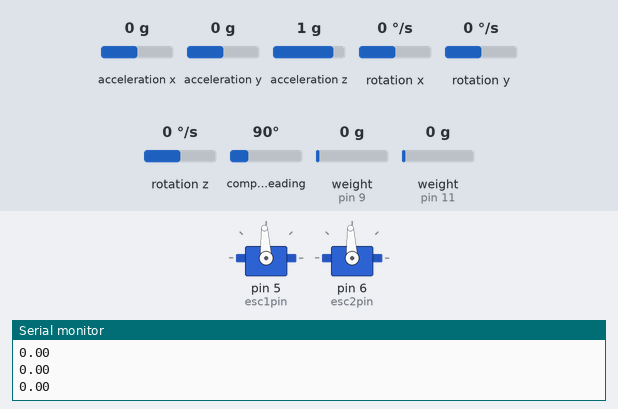
Recording of a sketch running on a simulated Arduino Uno, built with avr-gcc and run on an emulated ATmega328P. On the bench: 2 × servo, the last lines printed to the serial monitor. The test bench sets the inputs (shaded band); at power-on: weight on the scale (sensors on pin 9, pin 11) 0 g, acceleration x 0 g, acceleration y 0 g, acceleration z 1 g, rotation x 0 °/s, rotation y 0 °/s, rotation z 0 °/s, compass heading 90°.

Above: at 8.2 s.
8.3 s: weight on the scale (sensor on pin 9) set to 355 g
9.8 s: weight on the scale (sensor on pin 9) set to 426 g
At 10.8 s:
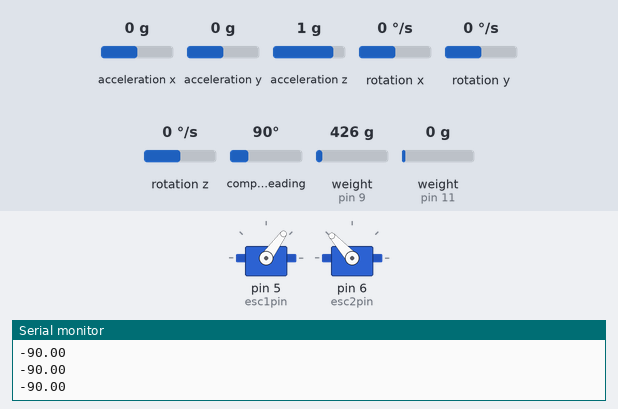
Timing chart, 0 to 12.8 s (numbered marks = the images above; inputs shaded):
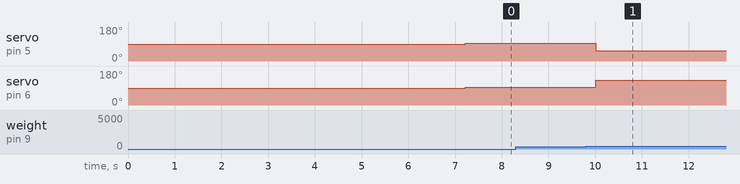

Measured:
- the behaviour switches between 391 and 392 g on weight on the scale (sensor on pin 9) (found by bisection; images 0 and 1)
- after the input at 9.8 s, servo on pin 5 (esc1pin): 93° → 54° after 0.21 s; servo on pin 6 (esc2pin): 93° → 132° after 0.21 s

The sketch:

tugsteering1.ino
```cpp
#include "eeprom_utils.h"
#include <Wire.h>
#include <Servo.h>
#include <HX711_ADC.h>
#include "HX711.h"
#include <MPU9250.h>

#define theta1 30
#define theta2 75
#define f_turn 1650   //turning forward thrust pwm
#define f_thrust_time 5000 //forward thrust time
#define f_thrust 1900
#define loadCellFrequency 5 //in Hz
#define thresholdForceChangePerSecond 0.5

#define TARGET 145.0
#define maxPWM 1900
#define minPWM 1100
#define stallPWM 1500

#define calib false
#define IMU_READ_PERIOD_MS 25
#define mag_dec -3.11

#define DOUT2  9
#define CLK2  8
#define DOUT1 11
#define CLK1 10

float calibration_factor1 = 20000.21;
float calibration_factor2 = 20000.21;//-7050 worked for my 440lb max scale setup

HX711 scale1;
HX711 scale2;
Servo rightESC;
Servo leftESC;

byte esc1pin=5;
byte esc2pin=6;

MPU9250 mpu;

double starting;
double targetAbs;
double angle;
double Kp = 15;

double coef1 = -14.3;
double coef2 = 328571.4;

struct loadCell {
  float reading1;
  float reading2;
  int angle;
  float magnitude;
};

struct loadCell lc = {0, 0, 0, 0};

double getAbs(double a, double rel) {
  double b = a + rel;
  if (b > 180) {
    return b - 360;
  } else if (b < -180) {
    return b + 360;
  }
  return b;
}

double getRel(double cur, double tar) {
  double c, t;
  c = cur;
  if (cur > tar) {
    t = tar + 360;
  } else {
    t = tar;
  }
  double r = t - c;
  double l = 360 - r;
  return (r < l) ? r : -l;
}

int clip(int val, int lower, int upper) {
  if (val < lower) {
    return lower;
  } else if (val > upper) {
    return upper;
  } else {
    return val;
  }
}
void setup() {

  Serial.begin(115200);
  Wire.begin();
  rightESC.attach(esc1pin);
  leftESC.attach(esc2pin);
  delay(5000);

  //load cell
  Serial.begin(9600);
  scale1.begin(DOUT1, CLK1);
  scale2.begin(DOUT2, CLK2);

  scale1.set_scale();
  scale2.set_scale();
  scale1.tare();
  scale2.tare();//Reset the scale to 0

   // Open serial communications and wait for port to open:

  if (!mpu.setup(0x68)) {
    while(1) {
      Serial.println("MPU connection failed. Please check your connection with `connection_check` example.");
      delay(5000);
    }
  }

  if (calib) {
    Serial.println("Accel & Gyro");
    mpu.calibrateAccelGyro();
    Serial.println("Mag");
    mpu.calibrateMag();
    //mpu.saveCalibration();
  }

  //loadCalibration();
  mpu.setMagneticDeclination(mag_dec);

  while (!mpu.update()) {
    Serial.println("Init reading failed");
    delay(100);
  }

  /*
  unsigned long initT = millis();
  Serial.println("Waiting for PID reset");
  while (millis() < initT + 10000) {
    mpu.update();
    delay(50);
  }
  */

  Serial.println("Starting Yaw: " + String(starting));
  Serial.println("Rel Target: " + String(TARGET));
  Serial.println("Abs Target: " + String(targetAbs));

  //long zero_factor1 = scale1.read_average(); //Get a baseline reading
  //long zero_factor2 = scale2.read_average();

  //delay(10000);
}
//need to add how to read load cell


void loop() {

  mpu.update();
  readLoadCell();
  /*
  Serial.print(String(mpu.getYaw()));
  Serial.print(",");
  Serial.print(lc.reading1);
  Serial.print(",");
  Serial.println(lc.reading2);
  Serial.print(",");
  Serial.print(lc.angle);
  Serial.print(",");
  Serial.println(lc.magnitude);
  */

  double firstReading = lc.magnitude;
  //delay(200);
  //delay(1000/loadCellFrequency);
  //readLoadCell();
  //double secondReading = lc.magnitude;
  //float force_dt=(secondReading-firstReading)/200;
  //(1000/loadCellFrequency);

  Serial.println(firstReading);
  //Serial.print(", ");
  //Serial.print(secondReading);
  //Serial.print(", ");
  //Serial.println(force_dt);

  float mag = 0.5;
  if (abs(firstReading) > mag) {
  //if (abs(force_dt) > thresholdForceChangePerSecond){

    Serial.println("Detected force!");

    mpu.update();
    starting = mpu.getYaw();
    targetAbs = -1*getAbs(starting, lc.angle);
    Serial.println(getRel(starting, targetAbs));
    unsigned long startingTime = millis();
    while (millis() < startingTime + 10000) {
      mpu.update();
      double cur = mpu.getYaw();
      double rel = getRel(cur, targetAbs);
      Serial.println(rel);
      int PWM_diff = Kp * rel;
      //Serial.println(PWM_diff);
      motorInput(stallPWM - PWM_diff, stallPWM + PWM_diff);
      delay(IMU_READ_PERIOD_MS);
    }
    //targetAbs = getAbs(starting, lc.angle);
    //boolean turning = true;
    //unsigned long startingTime = millis();
    /*
    while (turning) {
      mpu.update();
      readLoadCell();
      targetAbs = getAbs(starting, lc.magnitude - starting); //TODO

      if (millis() > startingTime + f_thrust_time) {
        Serial.println("Stopping turn");
        turning = false;
      }


      if (abs(targetAbs) > theta2) {
        Serial.println("above theta2");
        fullDiffThrust(); //need to verify direction
      } else if (abs(targetAbs) > theta1) {
        int PWM_diff = Kd * targetAbs;
        motorInput(f_turn + PWM_diff, f_turn - PWM_diff); //need to verify direction
        Serial.println("above theta1");
      } else {
        motorInput(f_thrust, f_thrust);
        Serial.println("straight");
      }

      delay(IMU_READ_PERIOD_MS);*/
    } else {
      stopThrust();
    }
  delay(IMU_READ_PERIOD_MS);
}

void stopThrust() {
  motorInput(stallPWM, stallPWM);
}

void motorInput(int one, int two) {
  int r = clip(one, minPWM, maxPWM);
  int l = clip(two, minPWM, maxPWM);
  rightESC.writeMicroseconds(map(r, 1100, 1900, 1900, 1100));
  leftESC.writeMicroseconds(map(l, 1100, 1900, 1900, 1100));
}

int getLoadCellAngle() {
  return lc.angle;
}

void fullDiffThrust() {
  if (targetAbs > 0) {
    motorInput(minPWM,maxPWM);
  } else {
    motorInput(maxPWM,minPWM);
  }
}

void readLoadCell() { //some how extrapolate angle from this
  lc.reading1 = scale1.get_units() / coef1 / 21176.4;
  lc.reading2 = scale2.get_units() / coef2 * -1;
  lc.angle = (int)(atan2(lc.reading2,lc.reading1)/M_PI*180);
  lc.magnitude = sqrt(lc.reading1 * lc.reading1 + lc.reading2 * lc.reading2);
}
```

eeprom_utils.h
```cpp
#include <EEPROM.h>
#include "MPU9250.h"

const uint8_t EEPROM_SIZE = 1 + sizeof(float) * 3 * 4;
extern MPU9250 mpu;

enum EEP_ADDR
{
    EEP_CALIB_FLAG = 0x00,
    EEP_ACC_BIAS = 0x01,
    EEP_GYRO_BIAS = 0x0D,
    EEP_MAG_BIAS = 0x19,
    EEP_MAG_SCALE = 0x25
};

void writeByte(int address, byte value){
  EEPROM.put(address, value);
}

void writeFloat(int address, float value){
  EEPROM.put(address, value);
}

byte readByte(int address){
  byte valueIn;
  EEPROM.get(address, valueIn);
  return valueIn;
}

float readFloat(int address){
  float valueIn;
  EEPROM.get(address, valueIn);
  return valueIn;
}

void clearCalibration()
{
    writeByte(EEP_CALIB_FLAG, 0);
}

bool isCalibrated()
{
    return (readByte(EEP_CALIB_FLAG) == 0x01);
}

void saveCalibration()
{
    writeByte(EEP_CALIB_FLAG, 1);
    writeFloat(EEP_ACC_BIAS + 0, mpu.getAccBias(0));
    writeFloat(EEP_ACC_BIAS + 4, mpu.getAccBias(1));
    writeFloat(EEP_ACC_BIAS + 8, mpu.getAccBias(2));
    writeFloat(EEP_GYRO_BIAS + 0, mpu.getGyroBias(0));
    writeFloat(EEP_GYRO_BIAS + 4, mpu.getGyroBias(1));
    writeFloat(EEP_GYRO_BIAS + 8, mpu.getGyroBias(2));
    writeFloat(EEP_MAG_BIAS + 0, mpu.getMagBias(0));
    writeFloat(EEP_MAG_BIAS + 4, mpu.getMagBias(1));
    writeFloat(EEP_MAG_BIAS + 8, mpu.getMagBias(2));
    writeFloat(EEP_MAG_SCALE + 0, mpu.getMagScale(0));
    writeFloat(EEP_MAG_SCALE + 4, mpu.getMagScale(1));
    writeFloat(EEP_MAG_SCALE + 8, mpu.getMagScale(2));
}

void loadCalibration()
{
    if (isCalibrated())
    {
        Serial.println("calibrated? : YES");
        Serial.println("load calibrated values");
        mpu.setAccBias(0, readFloat(EEP_ACC_BIAS + 0));
        mpu.setAccBias(1, readFloat(EEP_ACC_BIAS + 4));
        mpu.setAccBias(2, readFloat(EEP_ACC_BIAS + 8));
        mpu.setGyroBias(0, readFloat(EEP_GYRO_BIAS + 0));
        mpu.setGyroBias(1, readFloat(EEP_GYRO_BIAS + 4));
        mpu.setGyroBias(2, readFloat(EEP_GYRO_BIAS + 8));
        mpu.setMagBias(0, readFloat(EEP_MAG_BIAS + 0));
        mpu.setMagBias(1, readFloat(EEP_MAG_BIAS + 4));
        mpu.setMagBias(2, readFloat(EEP_MAG_BIAS + 8));
        mpu.setMagScale(0, readFloat(EEP_MAG_SCALE + 0));
        mpu.setMagScale(1, readFloat(EEP_MAG_SCALE + 4));
        mpu.setMagScale(2, readFloat(EEP_MAG_SCALE + 8));
    }
    else
    {
        Serial.println("calibrated? : NO");
        Serial.println("load default values");
        mpu.setAccBias(0, +0.005);
        mpu.setAccBias(1, -0.008);
        mpu.setAccBias(2, -0.001);
        mpu.setGyroBias(0, +1.5);
        mpu.setGyroBias(1, -0.5);
        mpu.setGyroBias(2, +0.7);
        mpu.setMagBias(0, +186.41);
        mpu.setMagBias(1, -197.91);
        mpu.setMagBias(2, -425.55);
        mpu.setMagScale(0, +1.07);
        mpu.setMagScale(1, +0.95);
        mpu.setMagScale(2, +0.99);
    }
}

void printCalibration()
{
    Serial.println("< calibration parameters >");
    Serial.print("calibrated? : ");
    Serial.println(readByte(EEP_CALIB_FLAG) ? "YES" : "NO");
    Serial.print("acc bias x  : ");
    Serial.println(readFloat(EEP_ACC_BIAS + 0) * 1000.f);
    Serial.print("acc bias y  : ");
    Serial.println(readFloat(EEP_ACC_BIAS + 4) * 1000.f);
    Serial.print("acc bias z  : ");
    Serial.println(readFloat(EEP_ACC_BIAS + 8) * 1000.f);
    Serial.print("gyro bias x : ");
    Serial.println(readFloat(EEP_GYRO_BIAS + 0));
    Serial.print("gyro bias y : ");
    Serial.println(readFloat(EEP_GYRO_BIAS + 4));
    Serial.print("gyro bias z : ");
    Serial.println(readFloat(EEP_GYRO_BIAS + 8));
    Serial.print("mag bias x  : ");
    Serial.println(readFloat(EEP_MAG_BIAS + 0));
    Serial.print("mag bias y  : ");
    Serial.println(readFloat(EEP_MAG_BIAS + 4));
    Serial.print("mag bias z  : ");
    Serial.println(readFloat(EEP_MAG_BIAS + 8));
    Serial.print("mag scale x : ");
    Serial.println(readFloat(EEP_MAG_SCALE + 0));
    Serial.print("mag scale y : ");
    Serial.println(readFloat(EEP_MAG_SCALE + 4));
    Serial.print("mag scale z : ");
    Serial.println(readFloat(EEP_MAG_SCALE + 8));
}

void printBytes()
{
    for (size_t i = 0; i < EEPROM_SIZE; ++i)
        Serial.println(readByte(i), HEX);
}

void setupEEPROM()
{
    Serial.println("EEPROM start");

    if (!isCalibrated())
    {
        Serial.println("Need Calibration!!");
    }
    Serial.println("EEPROM calibration value is : ");
    printCalibration();
    Serial.println("Loaded calibration value is : ");
    loadCalibration();
}
```
